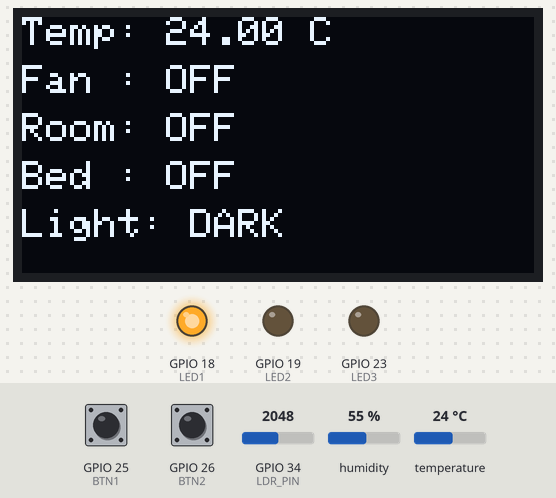
A sketch run on a simulated ESP32. Shown: 128×64 one-colour display, output pins drawn as LEDs (lit = HIGH). The inputs (shaded band) are chosen by the test bench; at power-on: temperature 24 °C, GPIO 34 (LDR_PIN) = 2048, GPIO 26 (BTN2) HIGH, GPIO 25 (BTN1) HIGH, humidity 55 %. What the sketch prints to the serial monitor is not drawn.

Above: at 1.2 s.
1.3 s: temperature set to 29.7 °C
At 3.1 s:
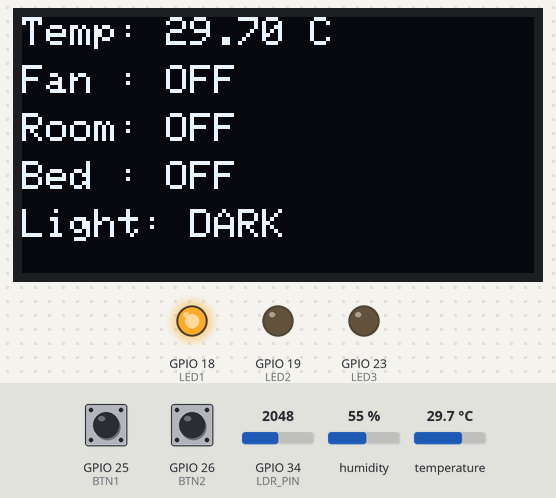
3.6 s: temperature set to 30.7 °C
At 5.1 s:
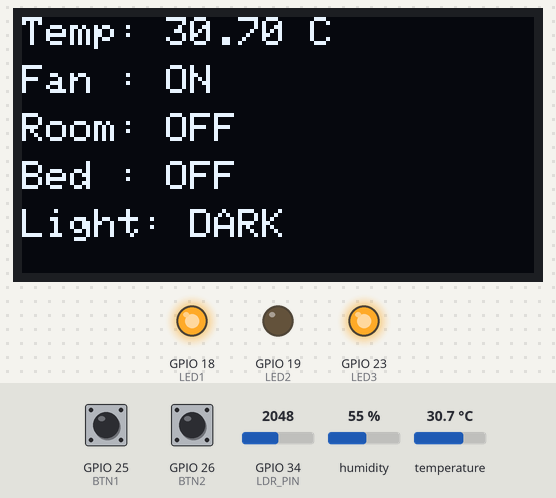
5.8 s: GPIO 34 (LDR_PIN) set to 749
7.3 s: GPIO 34 (LDR_PIN) set to 630
At 8.5 s:
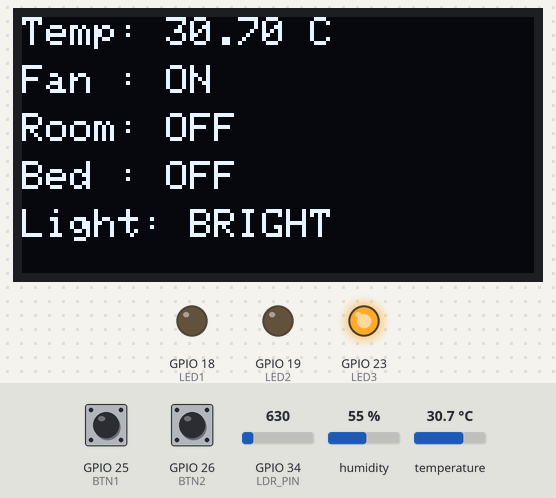
8.9 s: temperature set to 12 °C
At 11.8 s:
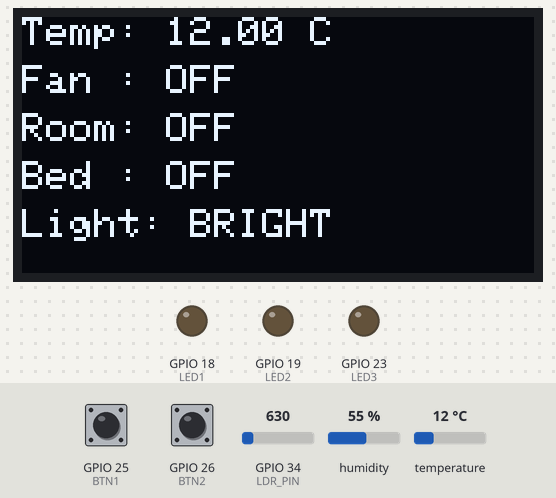
12.1 s: GPIO 26 (BTN2) pulled LOW for 0.65 s
At 13.7 s:
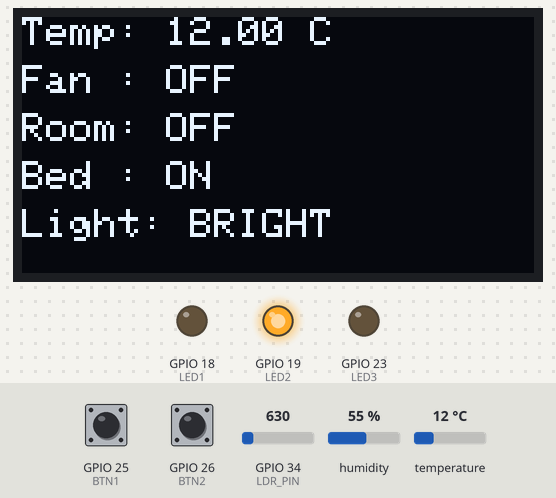
Timing chart, 0 to 15.2 s (numbered marks = the images above; inputs shaded):
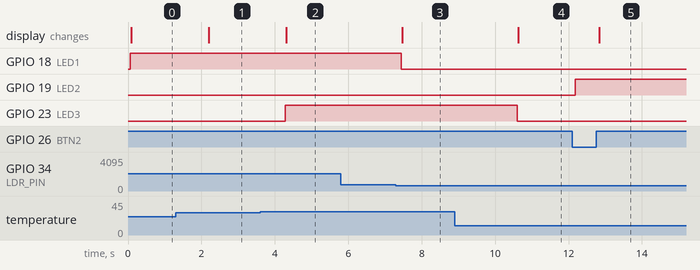

The sketch:

smart_home_automation.ino
```cpp
#include <Wire.h>
#include <Adafruit_GFX.h>
#include <Adafruit_SSD1306.h>
#include <DHT.h>

// ===== OLED =====
#define SCREEN_WIDTH 128
#define SCREEN_HEIGHT 64

Adafruit_SSD1306 display(
  SCREEN_WIDTH,
  SCREEN_HEIGHT,
  &Wire,
  -1
);

// ===== LEDs =====
#define LED1 18      // Room Light
#define LED2 19      // Bedroom Light
#define LED3 23      // Fan (moved from GPIO21)

// ===== Buttons =====
#define BTN1 25
#define BTN2 26
#define BTN3 33      // Optional manual fan button

// ===== Sensors =====
#define LDR_PIN 34

#define DHTPIN 4
#define DHTTYPE DHT22

DHT dht(DHTPIN, DHTTYPE);

// ===== States =====
bool roomLight = false;
bool bedroomLight = false;

void setup() {

  Serial.begin(115200);

  // LEDs
  pinMode(LED1, OUTPUT);
  pinMode(LED2, OUTPUT);
  pinMode(LED3, OUTPUT);

  // Buttons
  pinMode(BTN1, INPUT_PULLUP);
  pinMode(BTN2, INPUT_PULLUP);
  pinMode(BTN3, INPUT_PULLUP);

  // DHT
  dht.begin();

  // OLED
  Wire.begin(21, 22);

  if (!display.begin(SSD1306_SWITCHCAPVCC, 0x3C)) {
    Serial.println("OLED Failed");
    while (true);
  }

  display.clearDisplay();
  display.display();
}

void loop() {

  // ==========================
  // BUTTON 1 - ROOM LIGHT
  // ==========================
  if (digitalRead(BTN1) == LOW) {

    roomLight = !roomLight;
    digitalWrite(LED1, roomLight);

    while (digitalRead(BTN1) == LOW);
    delay(50);
  }

  // ==========================
  // BUTTON 2 - BEDROOM LIGHT
  // ==========================
  if (digitalRead(BTN2) == LOW) {

    bedroomLight = !bedroomLight;
    digitalWrite(LED2, bedroomLight);

    while (digitalRead(BTN2) == LOW);
    delay(50);
  }

  // ==========================
  // LDR READING
  // ==========================
  int lightValue = analogRead(LDR_PIN);

  bool isDark = (lightValue > 700);
  if (isDark) {
  digitalWrite(LED1, HIGH);
}
else {
  digitalWrite(LED1, LOW);
}

  // ==========================
  // DHT22 READING
  // ==========================
  float temp = dht.readTemperature();

  // ==========================
  // FAN AUTOMATION
  // ==========================
  bool fanOn = false;

  if (temp > 30) {
    digitalWrite(LED3, HIGH);
    fanOn = true;
  }
  else {
    digitalWrite(LED3, LOW);
    fanOn = false;
  }

  // ==========================
  // SERIAL MONITOR
  // ==========================
  Serial.print("Temp: ");
  Serial.print(temp);
  Serial.print(" C  ");

  Serial.print("Light: ");
  Serial.print(lightValue);

  Serial.print("  Fan: ");
  Serial.println(fanOn ? "ON" : "OFF");

  // ==========================
  // OLED DISPLAY
  // ==========================
  display.clearDisplay();

  display.setTextSize(1);
  display.setTextColor(WHITE);

  display.setCursor(0, 0);
  display.print("Temp: ");
  display.print(temp);
  display.println(" C");

  display.setCursor(0, 12);
  display.print("Fan : ");
  display.println(fanOn ? "ON" : "OFF");

  display.setCursor(0, 24);
  display.print("Room: ");
  display.println(roomLight ? "ON" : "OFF");

  display.setCursor(0, 36);
  display.print("Bed : ");
  display.println(bedroomLight ? "ON" : "OFF");

  display.setCursor(0, 48);
  display.print("Light: ");
  display.println(isDark ? "DARK" : "BRIGHT");

  display.display();

  delay(500);
}
```

Measured:
- the behaviour switches between 30 and 30.1 °C on temperature (found by bisection; images 1 and 2)
- the behaviour switches between 701 and 700 on GPIO 34 (LDR_PIN) (found by bisection; images 2 and 3)
- after the input at 1.3 s, the display: changes after 0.90 s (image 1)
- after the input at 3.6 s, GPIO 23 (LED3): LOW → HIGH after 0.68 s; the display: changes after 0.70 s (image 2)
- after the input at 5.8 s, every drawn part: stays the same
- after the input at 7.3 s, GPIO 18 (LED1): HIGH → LOW after 0.14 s; the display: changes after 0.17 s (image 3)
- after the input at 8.9 s, GPIO 23 (LED3): HIGH → LOW after 1.7 s; the display: changes after 1.7 s (image 4)
- after the input at 12.1 s, GPIO 19 (LED2): LOW → HIGH after 0.08 s; the display: changes after 0.73 s (image 5)
